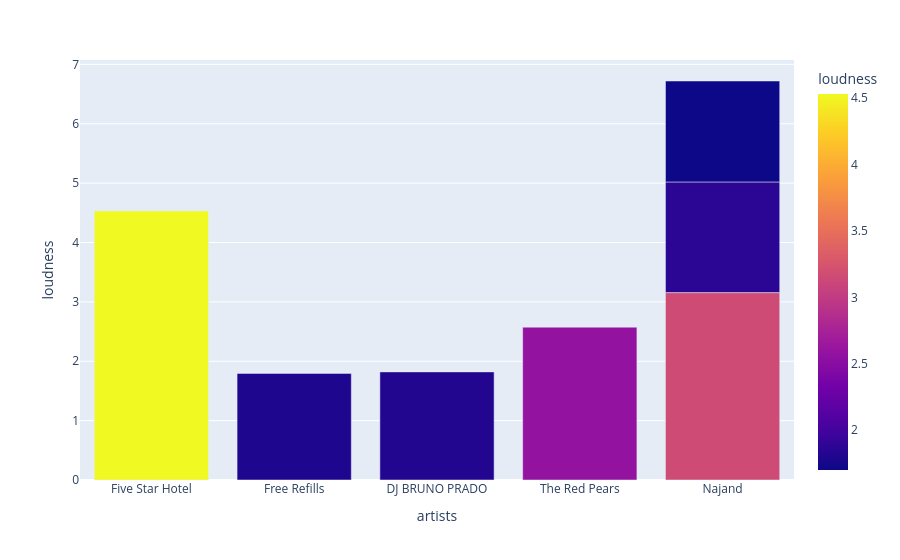

Notebook code for this chart:
### Code cell
px.bar(Top_7_most_loud_songs, x='artists', y='loudness', color= 'loudness')

### Figure 1 — Plotly figure (JSON) as saved in the notebook; plotly's stock layout.template omitted (floating-point values rounded to 4 significant figures)
{"data": [{"hovertemplate": "artists=%{x}<br>loudness=%{marker.color}<extra></extra>", "legendgroup": "", "marker": {"color": [4.532, 1.795, 1.821, 2.574, 3.156, 1.864, 1.7], "coloraxis": "coloraxis", "pattern": {"shape": ""}}, "name": "", "orientation": "v", "showlegend": false, "textposition": "auto", "type": "bar", "x": ["Five Star Hotel", "Free Refills", "DJ BRUNO PRADO", "The Red Pears", "Najand", "Najand", "Najand"], "xaxis": "x", "y": [4.532, 1.795, 1.821, 2.574, 3.156, 1.864, 1.7], "yaxis": "y"}], "layout": {"barmode": "relative", "coloraxis": {"colorbar": {"title": {"text": "loudness"}}, "colorscale": [[0, "#0d0887"], [0.1111, "#46039f"], [0.2222, "#7201a8"], [0.3333, "#9c179e"], [0.4444, "#bd3786"], [0.5556, "#d8576b"], [0.6667, "#ed7953"], [0.7778, "#fb9f3a"], [0.8889, "#fdca26"], [1, "#f0f921"]]}, "legend": {"tracegroupgap": 0}, "margin": {"t": 60}, "xaxis": {"anchor": "y", "domain": [0, 1], "title": {"text": "artists"}}, "yaxis": {"anchor": "x", "domain": [0, 1], "title": {"text": "loudness"}}}}
